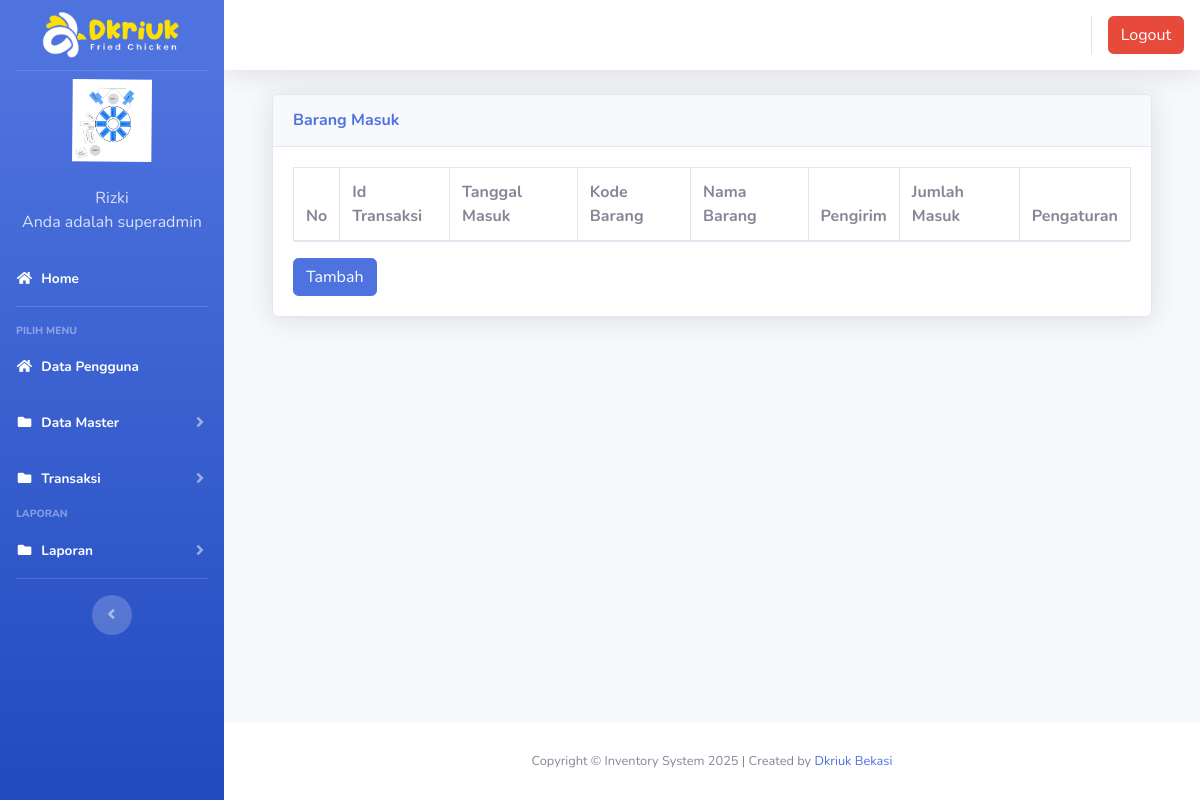
/index3.php?page=barangmasuk (signed in), run on an earlier commit of the app's database.
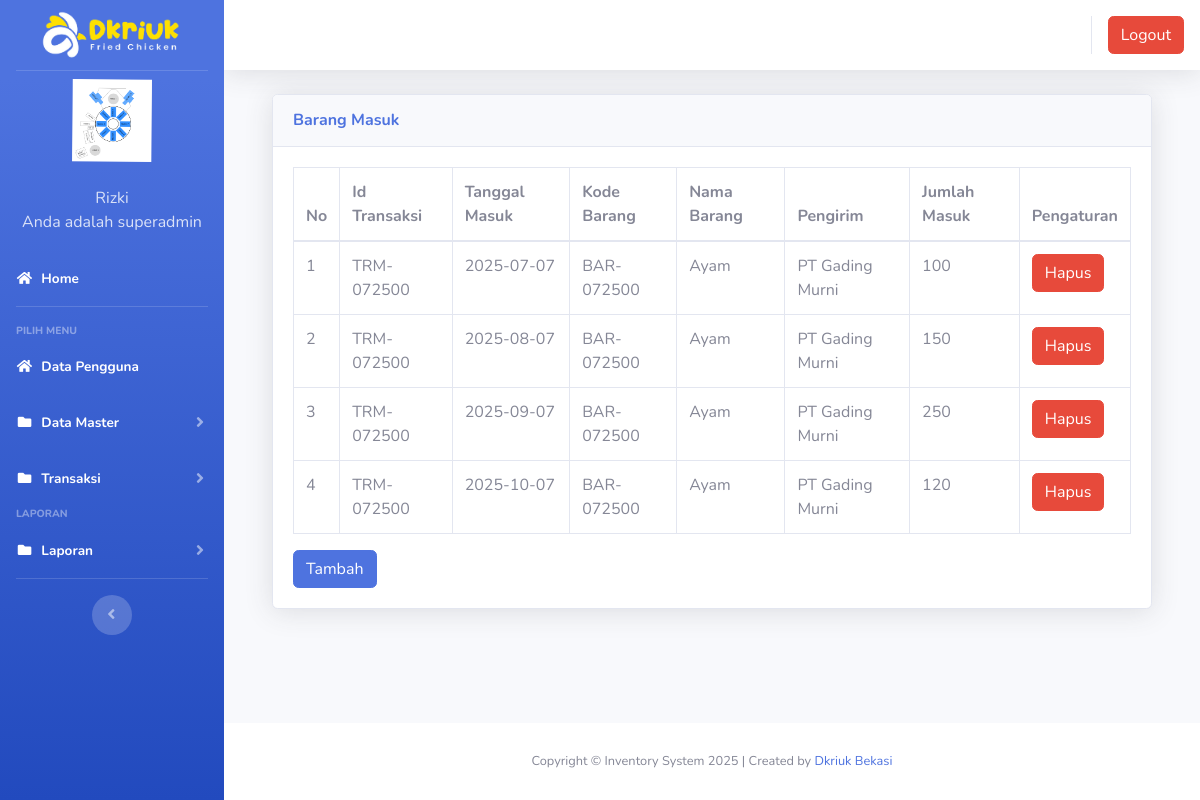
And on a later commit of the database.
### tables this page shows
CREATE TABLE IF NOT EXISTS `barang_masuk` (
  `id` int(11) NOT NULL AUTO_INCREMENT,
  `id_transaksi` varchar(10) NOT NULL,
  `tanggal` date NOT NULL,
  `kode_barang` varchar(10) NOT NULL,
  `nama_barang` varchar(50) NOT NULL,
  `pengirim` varchar(20) NOT NULL,
  `jumlah` int(11) NOT NULL DEFAULT 0,
  PRIMARY KEY (`id`)
);

### page/barangmasuk/barangmasuk.php (the view, shortened to what this page needs)
<div class="container-fluid">
  <div class="card shadow mb-4">
    <div class="card-header py-3">
      <h6 class="m-0 font-weight-bold text-primary">Barang Masuk</h6>
    </div>
    <div class="card-body">
      <div class="table-responsive">
        <table class="table table-bordered" id="dataTable" width="100%" cellspacing="0">
        <thead>
                                <tr>
			<th>No</th>
			<th>Id Transaksi</th>
			<th>Tanggal Masuk</th>
			<th>Kode Barang</th>
			<th>Nama Barang</th>
			<th>Pengirim</th>
			<th>Jumlah Masuk</th>
			<th>Pengaturan</th>
                                </tr>
		</thead>
          <tbody>
            <?php
	$no = 1;
	$sql = $koneksi->query("select * from barang_masuk");
	while ($data = $sql->fetch_assoc()) {
	?>
                                <tr>
                                    <td><?php echo $no++; ?></td>
			<td><?php echo $data['id_transaksi'] ?></td>
			<td><?php echo $data['tanggal'] ?></td>
			<td><?php echo $data['kode_barang'] ?></td>
			<td><?php echo $data['nama_barang'] ?></td>
			<td><?php echo $data['pengirim'] ?></td>
			<td><?php echo $data['jumlah'] ?></td>
			<td>
			<a onclick="return confirm('Apakah anda yakin akan menghapus data ini?')" href="?page=barangmasuk&aksi=hapusbarangmasuk&id_transaksi=<?php echo $data['id_transaksi'] ?>" class="btn btn-danger" >Hapus</a>
			</td>
                                </tr>
	<?php }?>
		   </tbody>
                        </table>
<a href="?page=barangmasuk&aksi=tambahbarangmasuk" class="btn btn-primary" >Tambah</a>
      </div>
    </div>
  </div>
</div>

What changed in the data, as far as the page shows it:
added barang_masuk: id_transaksi "TRM-072500", tanggal "2025-07-07", kode_barang "BAR-072500", nama_barang "Ayam", pengirim "PT Gading Murni", jumlah "100"
added barang_masuk: id_transaksi "TRM-072500", tanggal "2025-08-07", kode_barang "BAR-072500", nama_barang "Ayam", pengirim "PT Gading Murni", jumlah "150"
added barang_masuk: id_transaksi "TRM-072500", tanggal "2025-09-07", kode_barang "BAR-072500", nama_barang "Ayam", pengirim "PT Gading Murni", jumlah "250"
added barang_masuk: id_transaksi "TRM-072500", tanggal "2025-10-07", kode_barang "BAR-072500", nama_barang "Ayam", pengirim "PT Gading Murni", jumlah "120"
